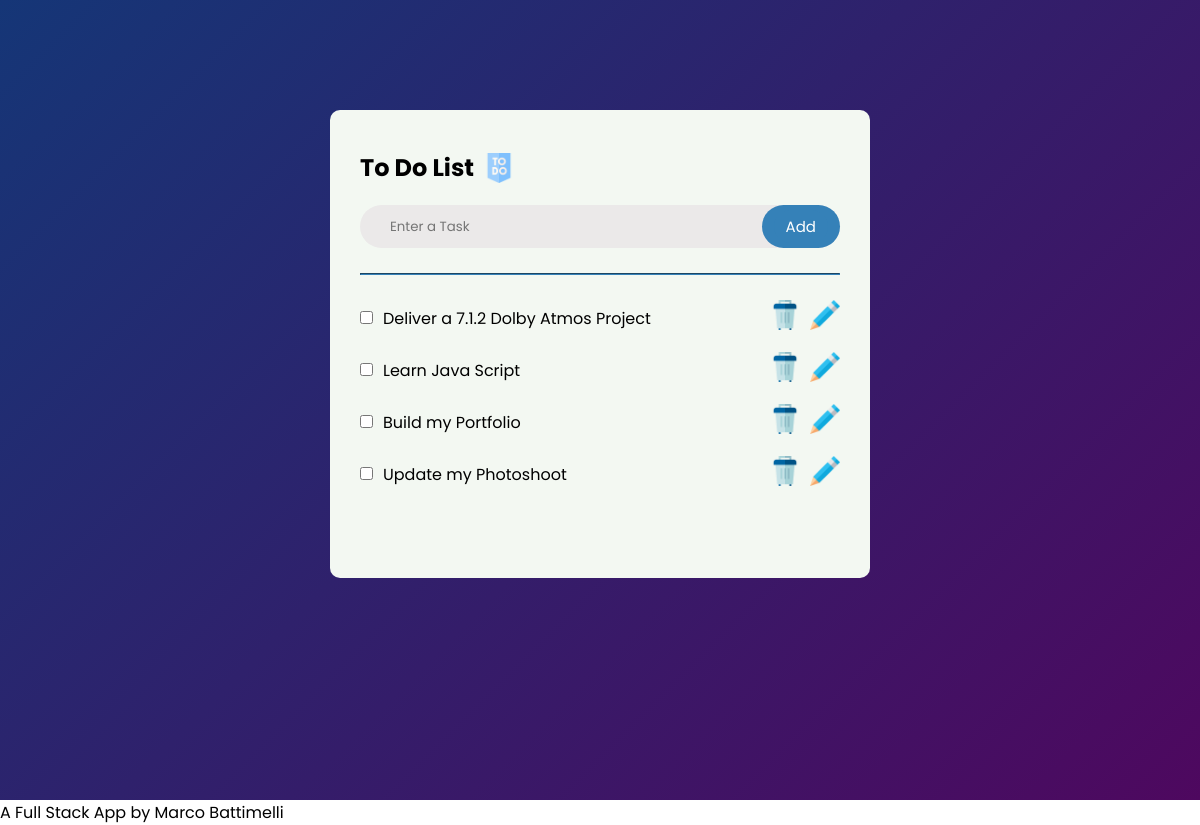
Before: / with the older database file.
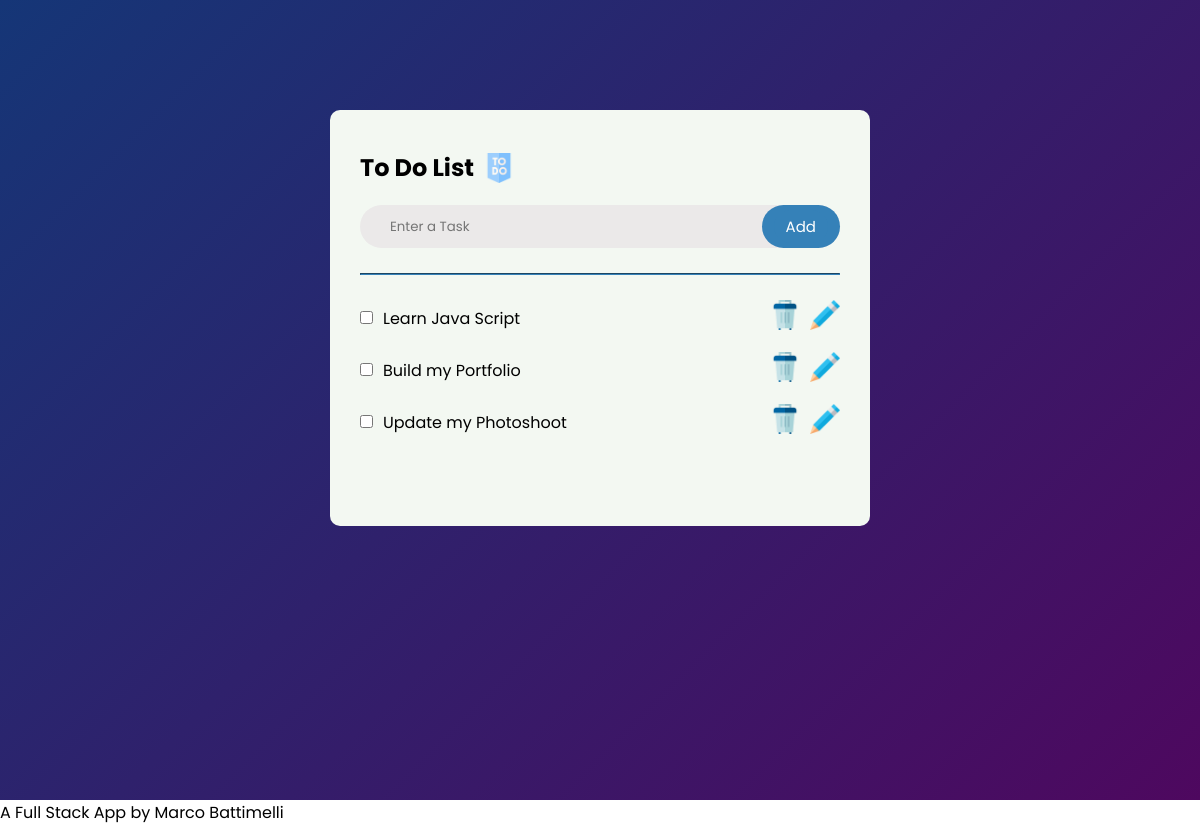
After: the same page with the newer database file.
### website/models.py (models this page shows)
class Todo(db.Model):
    id = db.Column(db.Integer, primary_key = True)
    task = db.Column(db.String(300), unique = True)
    complete = db.Column(db.Boolean, default = False)

### website/views.py (the view)
@my_view . route("/")
def home():
    todo_list = Todo.query.all()
    message = request.args.get ('message', None)
    return render_template("index.html", todo_list =todo_list, message = message)

### website/templates/index.html (shortened to what this page needs)
<!DOCTYPE html>
<html lang="en">
<head>
    <link rel="stylesheet" href="{{ url_for('static', filename='styles/main.css') }}">
</head>
<body>
    <div class="container">
        <div class="todo-app">
            <h2>To Do List <img src="{{ url_for('static', filename='images/logo.png') }}" alt="Todo Image"></h2>
            <form action="{{ url_for('my_view.add') }}" method="post">
                <div class="row">
                    <input type="text" name="task" placeholder="Enter a Task" required>
                    <div class="btn">
                        <button class="btn" type="submit">Add</button>
                    </div>
                </div>
            </form>
            <hr>
            {% for todo in todo_list %}
                <div class="task-item">
                    <form action="{{ url_for('my_view.update_task', todo_id=todo.id) }}" method="post" class="inline-form">
                        <label class="custom-checkbox">
                            <input type="checkbox" name="complete" {% if todo.complete %}checked{% endif %} onchange="this.form.submit()">
                        </label>
                    </form>
                    <p class="task-text">
                        {% if todo.complete %}
                            <del>{{ todo.task }}</del>
                        {% else %}
                            {{ todo.task }}
                        {% endif %}
                    </p>
                    <form action="{{ url_for('my_view.delete', todo_id=todo.id) }}" method="post" class="inline-form">
                        <button class="btn2" type="submit">
                            <img src="{{ url_for('static', filename='images/trash.png') }}" alt="Delete" class="action-icon">
                        </button>
                    </form>
                    <form action="{{ url_for('my_view.edit', todo_id=todo.id) }}" method="get" class="inline-form">
                        <button class="btn2" type="submit">
                            <img src="{{ url_for('static', filename='images/pencil.png') }}" alt="Delete" class="action-icon">
                        </button>
                    </form>
                </div>
            {% endfor %}
        </div>
    </div>
      <footer>A Full Stack App by Marco Battimelli</footer>
    </body>
</html>

Changed rows visible on the page:
removed Todo: task "Deliver a 7.1.2 Dolby Atmos Project"
